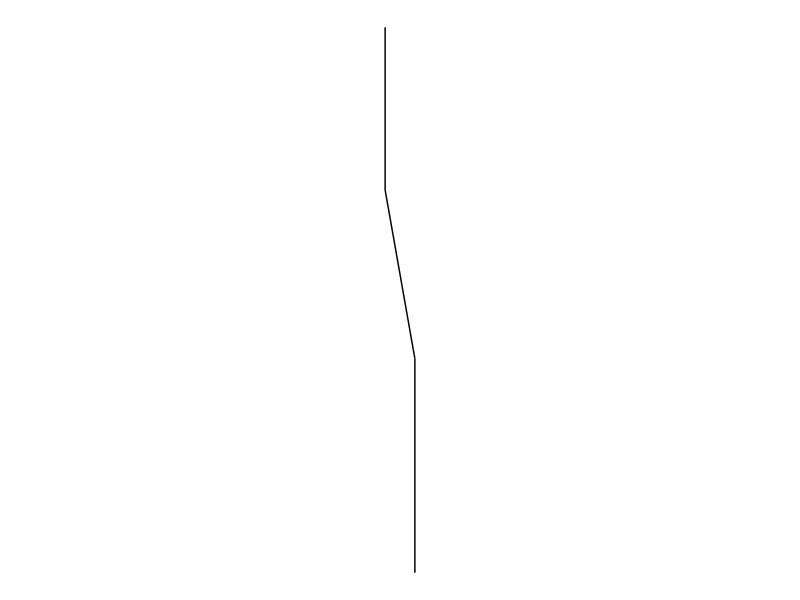

The R script that drew this image:

library(tidyverse)


# helper functions --------------------------------------------------------

radians <- function(degree) {
  2 * pi * degree / 360
}

adjust_scale <- function(s, scales) {
  s * sample(x = scales, size = length(s), replace = TRUE)
}

adjust_angle <- function(a, angles) {
  a + sample(x = angles, size = length(a), replace = TRUE)
}

adjust_x <- function(x, scale, angle) {
  x + scale * cos(radians(angle))
}

adjust_y <- function(y, scale, angle) {
  y + scale * sin(radians(angle))
}




# ashtree functions -------------------------------------------------------

grow_sapling <- function() {
  
  sapling <- tibble(
    old_x = 0,  # sapling grows from the origin
    old_y = 0,  # sapling grows from the origin
    new_x = 0,  # sapling doesn't grow horizontally
    new_y = 1,  # sapling does grow vertically
    angle = 90, # angle from horizontal is 90 degrees
    scale = 1,  # length of the sapling is 1
  )
  return(sapling)
}

grow_from <- function(tips) {
  
  # parameter values
  all_scales <- c(.8, .9, .95)
  all_angles <- c(-10, -5, 5, 10, 20, 25)
  
  # mutate the tips tibble
  new_growth <- tips %>%
    mutate(
      scale = adjust_scale(scale, all_scales),      # change segment length
      angle = adjust_angle(angle, all_angles),      # change segment angle
      old_x = new_x,                                # begin where last seg ended
      old_y = new_y,                                # begin where last seg ended
      new_x = adjust_x(old_x, scale, angle),        # end where this seg ends!
      new_y = adjust_y(old_y, scale, angle)         # end where this seg ends!
    )
  return(new_growth)
}

# STAGE 7: here is our initial version of grow_many(). Talk them through the 
# [[ ]] notation for lists and then show the output by calling grow_many(tips)

grow_many <- function(tips) {
  
  # parameter values
  splits <- 3
  
  new_tips <- list()
  for(s in 1:splits) {
    new_tips[[s]] <- grow_from(tips)
  }
  
  return(new_tips)
}



# do stuff ----------------------------------------------------------------

set.seed(1)

# STAGE 6: let's call our new functions over and over...

# initialise
tree <- grow_sapling()
tips <- tree

# grow once
tips <- grow_from(tips)
tree <- bind_rows(tree, tips)

# grow again
tips <- grow_from(tips)
tree <- bind_rows(tree, tips)




pic <- ggplot(
  data = tree,
  mapping = aes(
    x = old_x, 
    y = old_y, 
    xend = new_x, 
    yend = new_y
  )
) + 
  geom_segment(show.legend = FALSE) + 
  theme_void() + 
  coord_equal()

plot(pic)
